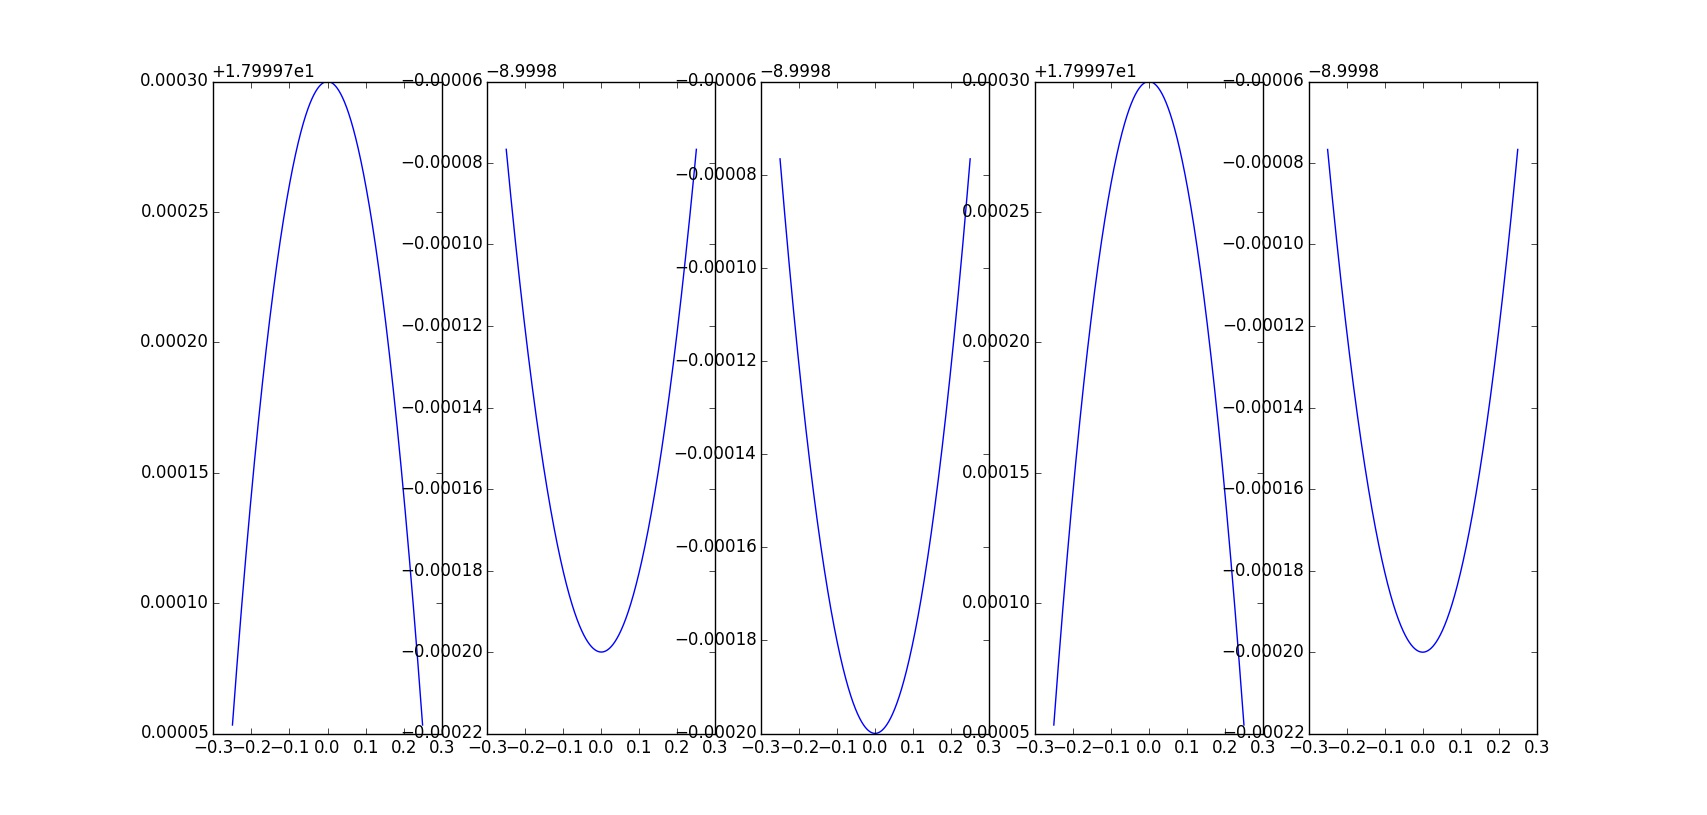

This chart was generated by the following Python code:
from pylab import *
import matplotlib.pyplot as plt
lam=1E-6;
a=9.;
c=3E8;
w=2.*pi/lam;
k=w/c;
za=-1./4;
zb=1./4;
z=linspace(za,zb,1000);
t=[0,5./6,5./3,2.5,10./3];
for i in range(0,5):
	plt.subplot(1,5,i+1)
	plt.plot(z,2.*a*cos(w*t[i]*10**(-12))*cos(k*z))
show()

va=1E12
vb=1.05E12
t=linspace(0,.5/(vb-va),1000)
ua=7*cos(2.*pi*va*t)
ub=7*cos(2.*pi*vb*t)

plot(t,ua)
plot(t,ub)
show()

t=linspace(0,3*.5/(vb-va),3*1000)
ua=7*cos(2.*pi*va*t)
ub=7*cos(2.*pi*vb*t)
u = [ua[i]+ub[i] for i in range(len(ua))]
plot(t,u)
show()
